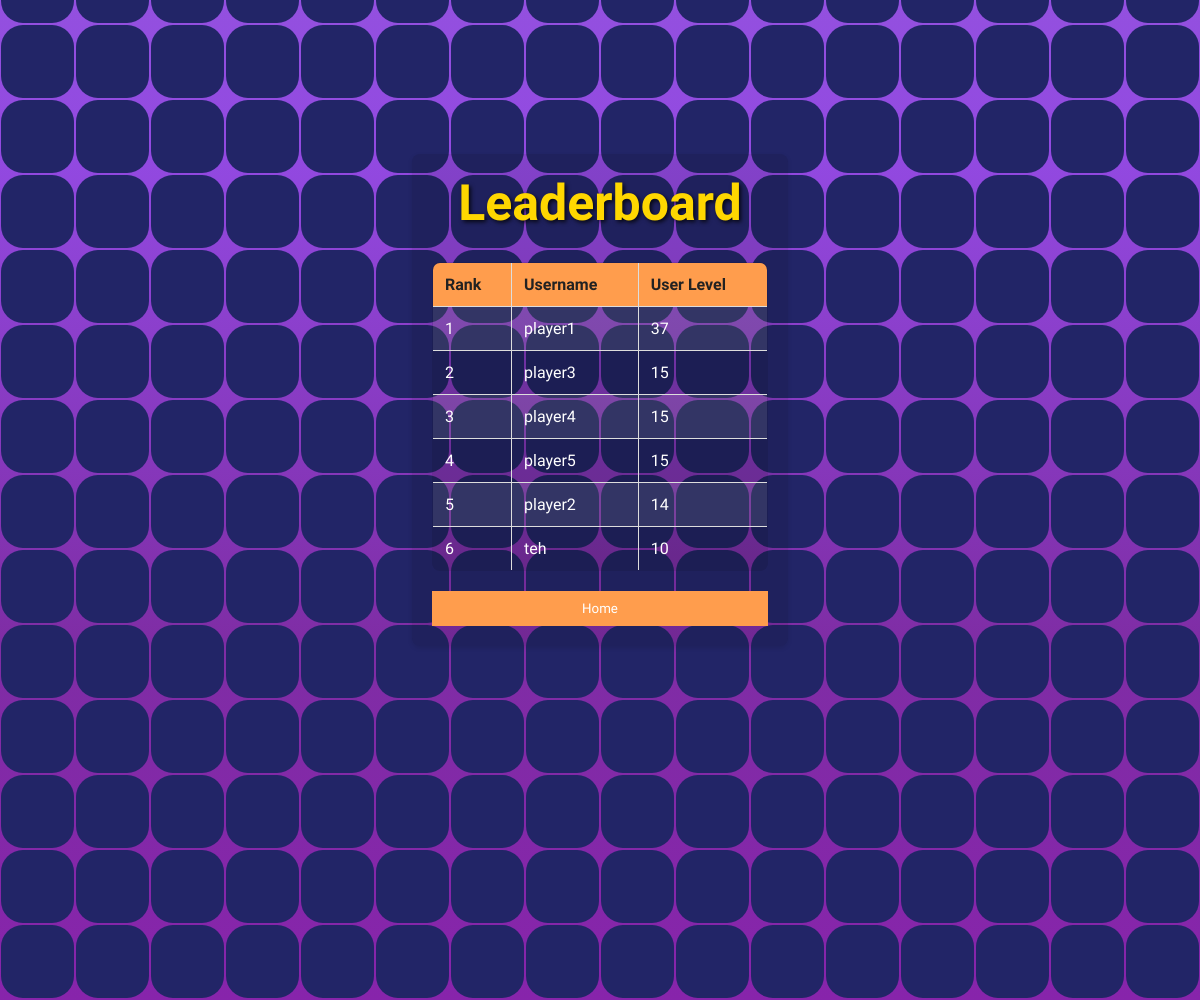
The page /leaderboard.php on the database its author committed.
### tables this page shows
CREATE TABLE IF NOT EXISTS `leaderboard` (
  `leaderboard_id` int NOT NULL AUTO_INCREMENT,
  `user_id` int NOT NULL,
  `user_name` varchar(255) NOT NULL,
  `totalexp` int NOT NULL,
  PRIMARY KEY (`leaderboard_id`),
  KEY `user_id` (`user_id`)
);

### leaderboard.php (the view, shortened to what this page needs)
<?php
$servername = "localhost";
$username = "root";
$password = "";
$dbname = "gimkit";
$conn = new mysqli($servername, $username, $password, $dbname);
$calcExpSql = "
    SELECT user_id, SUM(expAllocated) as totalexp
    FROM user_levels
    GROUP BY user_id
    UNION ALL
    SELECT player1_id AS user_id, SUM(player1_pvpEXP) AS totalexp
    FROM game_sessions
    WHERE player1_pvpEXP IS NOT NULL
    GROUP BY player1_id
    UNION ALL
    SELECT player2_id AS user_id, SUM(player2_pvpEXP) AS totalexp
    FROM game_sessions
    WHERE player2_pvpEXP IS NOT NULL
    GROUP BY player2_id
";
$calcExpResult = $conn->query($calcExpSql);
if ($calcExpResult->num_rows > 0) {
    $clearLeaderboardSql = "DELETE FROM leaderboard";
    $conn->query($clearLeaderboardSql);
}
$leaderboardSql = "SELECT user_name, totalexp FROM leaderboard ORDER BY totalexp DESC";
$leaderboardResult = $conn->query($leaderboardSql);
?>
<!DOCTYPE html>
<html lang="en">
<head>
</head>
<body>
    <div class="leaderboard-container">
        <h1>Leaderboard</h1>
        <table>
            <tr>
                <th>Rank</th>
                <th>Username</th>
                <th>User Level</th>
            </tr>
            <?php if ($leaderboardResult->num_rows > 0): ?>
                <?php $rank = 1; ?>
                <?php while($row = $leaderboardResult->fetch_assoc()): ?>
                    <tr>
                        <td><?php echo $rank++; ?></td>
                        <td><?php echo htmlspecialchars($row['user_name']); ?></td>
                        <td><?php echo htmlspecialchars($row['totalexp']); ?></td>
                    </tr>
                <?php endwhile; ?>
            <?php else: ?>
                <tr>
                    <td colspan="3">No data available</td>
                </tr>
            <?php endif; ?>
        </table>
        <div class="button-container">
            <button onclick="window.location.href='home.php'">Home</button>
        </div>
    </div>
    <section>
        <?php for ($i = 0; $i < 100; $i++) {
            echo "<span></span>";
            echo "<span></span>";
            echo "<span></span>";
            echo "<span></span>";
            echo "<span></span>";
            echo "<span></span>";
            echo "<span></span>";
            echo "<span></span>";
            echo "<span></span>";
            echo "<span></span>";
        } ?>
    </section>
</body>
</html>

### leaderboard.php (style rules this page uses)
* { margin: 0; padding: 0; box-sizing: border-box; font-family: 'Bagel Fat One', sans-serif; cursor: url('../images/icons8-cursor-100.png'), auto; }
body { display: flex; justify-content: center; align-items: center; min-height: 100vh; background: #010326; color: #fff; }
.leaderboard-container { max-width: 800px; margin: 0 auto; background-color: rgba(2, 2, 2, 0.1); padding: 20px; border-radius: 8px; box-shadow: 0 2px 5px rgba(0, 0, 0, 0.1); z-index: 10; position: relative; }
h1 { text-align: center; color: gold; font-size: 50px; margin-bottom: 30px; text-shadow: 2px 2px 4px rgba(0, 0, 0, 0.8); }
table { width: 100%; border-collapse: collapse; margin-top: 20px; background: rgba(2, 2, 2, 0.1); border-radius: 8px; overflow: hidden; }
table, th, td { border: 1px solid #ddd; }
th, td { padding: 12px; text-align: left; }
th { background-color: #ff9d4d; color: #222; }
tr:nth-child(even) { background-color: rgba(255, 255, 255, 0.1); }
.button-container { margin-top: 20px; text-align: center; }
button { background-color: #ff9d4d; color: white; padding: 10px 150px; border: none; cursor: pointer; transition: opacity 0.3s ease; }
section { position: absolute; width: 100vw; height: 150vh; display: flex; justify-content: center; align-items: center; gap: 2px; flex-wrap: wrap; overflow: hidden; z-index: 1; }
section::before { content: ''; position: absolute; width: 100%; height: 200%; background: linear-gradient(#010326, #965edb, #9249e1, rgb(127, 45, 165), rgb(138, 33, 173), #010326); animation: animate 10s linear infinite; }
section span { position: relative; display: block; width: calc(6.25vw - 2px); height: calc(6.25vw - 2px); border-radius: 30%; background: #222567; z-index: 2; transition: 1.3s; }

### rows shown on the page
leaderboard: user_name "player1", totalexp "37"
leaderboard: user_name "player3", totalexp "15"
leaderboard: user_name "player4", totalexp "15"
leaderboard: user_name "player5", totalexp "15"
leaderboard: user_name "player2", totalexp "14"
leaderboard: user_name "teh", totalexp "10"
